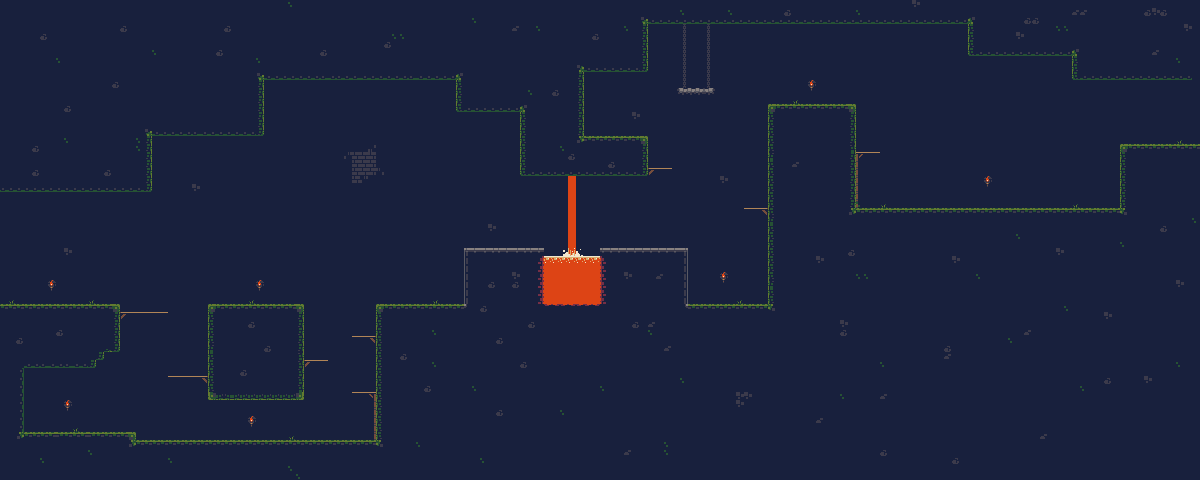

This game map was drawn from its Tiled (.tmx) file and the tilesets committed beside it. A one-line description and the trimmed map source follow:
An orthogonal 150x60 tile map with 8x8 px tiles, 3 tile layers (Background, Walls, Enviroment), 2 hidden layers not drawn, 2 tilesets and 57 objects (5x Slime, 5x Skeleton, Player).

<map version="1.0" tiledversion="1.0.3" orientation="orthogonal" renderorder="right-down" width="150" height="60" tilewidth="8" tileheight="8" nextobjectid="107">
 <tileset firstgid="1" source="tilesets/cavesofgallet_tiles.tsx" />
 <tileset firstgid="97" source="tilesets/Entities.tsx" />
 <layer name="Background" width="150" height="60">
  <data>[9000 cells, 9000 non-empty, 1 distinct tile ids]</data>
 </layer>
 <layer name="Walls" width="150" height="60">
  <data>[9000 cells, 638 non-empty, 24 distinct tile ids]</data>
 </layer>
 <layer name="Enviroment" width="150" height="60">
  <data>[9000 cells, 181 non-empty, 10 distinct tile ids]</data>
 </layer>
 <layer name="Hidden" width="150" height="60" visible="0">
  <data>[9000 cells, 0 non-empty, 0 distinct tile ids]</data>
 </layer>
 <layer name="hidden" width="150" height="60" visible="0">
  <data>[9000 cells, 0 non-empty, 0 distinct tile ids]</data>
 </layer>
 <objectgroup name="Light" visible="0">
  <object id="12" x="40" y="272" width="24" height="24" />
  <object id="14" x="248" y="272" width="24" height="24" />
  <object id="33" x="544" y="248" width="56" height="32" />
  <object id="52" x="56" y="392" width="24" height="24" />
  <object id="53" x="240" y="408" width="24" height="24" />
  <object id="56" x="712" y="264" width="24" height="24" />
  <object id="57" x="800" y="80" width="24" height="16" />
  <object id="58" x="968" y="168" width="40" height="32" />
 </objectgroup>
 <objectgroup name="Entities">
  <object id="9" name="Player" gid="97" x="-8" y="304" width="50" height="37" />
  <object id="93" name="Slime" gid="99" x="210" y="438.833" width="32" height="25" />
  <object id="94" name="Slime" gid="99" x="308" y="438.833" width="32" height="25" />
  <object id="95" name="Slime" gid="99" x="1010" y="206.167" width="32" height="25" />
  <object id="97" name="Skeleton" gid="98" x="894.667" y="210.667" width="24" height="32" />
  <object id="99" name="Skeleton" gid="98" x="1076" y="206" width="24" height="32" />
  <object id="100" name="Skeleton" gid="98" x="608" y="136" width="24" height="32" />
  <object id="101" name="Skeleton" gid="98" x="244" y="302.667" width="24" height="32" />
  <object id="104" name="Skeleton" gid="98" x="720" y="304" width="24" height="32" />
  <object id="105" name="Slime" gid="99" x="808" y="104" width="32" height="25" />
  <object id="106" name="Slime" gid="99" x="768" y="104" width="32" height="25" />
 </objectgroup>
 <objectgroup name="Obstacles" visible="0">
  <object id="32" x="544" y="256" width="56" height="48" />
 </objectgroup>
 <objectgroup name="Collisions">
  <object id="1" x="0" y="304" width="120" height="48" />
  <object id="2" x="0" y="352" width="104" height="8" />
  <object id="3" x="0" y="360" width="96" height="8" />
  <object id="4" x="0" y="368" width="24" height="72" />
  <object id="5" x="24" y="432" width="112" height="8" />
  <object id="7" x="208" y="304" width="96" height="95.5" />
  <object id="15" x="120" y="312" width="48" height="8" />
  <object id="16" x="168" y="376" width="40" height="8" />
  <object id="19" x="304" y="360" width="22.5" height="8" />
  <object id="20" x="352" y="392" width="24" height="8" />
  <object id="21" x="352" y="336" width="24" height="8" />
  <object id="23" x="128" y="440" width="256" height="8" />
  <object id="28" x="464" y="248" width="80" height="56" />
  <object id="36" x="768" y="104.25" width="88" height="199.75" />
  <object id="39" x="600" y="248" width="88" height="64" />
  <object id="41" x="576" y="136" width="72" height="40" />
  <object id="44" x="680" y="88" width="32" height="8" />
  <object id="50" x="376" y="304" width="400" height="144" />
  <object id="59" x="888" y="0" width="320" height="24" />
  <object id="62" x="968" y="24" width="280" height="32" />
  <object id="63" x="1072" y="56" width="192" height="24" />
  <object id="64" x="1120" y="144" width="216" height="72" />
  <object id="69" x="776" y="208" width="624" height="272" />
  <object id="72" x="1240" y="16" width="24" height="568" />
  <object id="73" x="0" y="-8" width="1240" height="16" />
  <object id="74" x="-24" y="0" width="24" height="480" />
  <object id="75" x="1528" y="480" width="1544" height="8" rotation="180" />
  <object id="78" x="-112" y="-56" width="264" height="248" />
  <object id="79" x="128" y="-8" width="136" height="144" />
  <object id="80" x="136" y="-24" width="328" height="104" />
  <object id="84" x="512" y="0" width="72" height="176" />
  <object id="85" x="456" y="-8" width="64" height="120" />
  <object id="86" x="576" y="-8" width="72" height="80" />
  <object id="87" x="616" y="0" width="272" height="24" />
  <object id="88" x="856.727" y="152.727">
   <polyline points="0,0 22.7273,0" />
  </object>
  <object id="90" x="648.636" y="168.455">
   <polyline points="0,0 22.8182,0" />
  </object>
  <object id="92" x="744.5" y="208.5">
   <polyline points="0,0 22.5,0" />
  </object>
 </objectgroup>
 <objectgroup name="HiddenCollisions" visible="0" />
 <objectgroup name="Messages" visible="0" />
</map>
